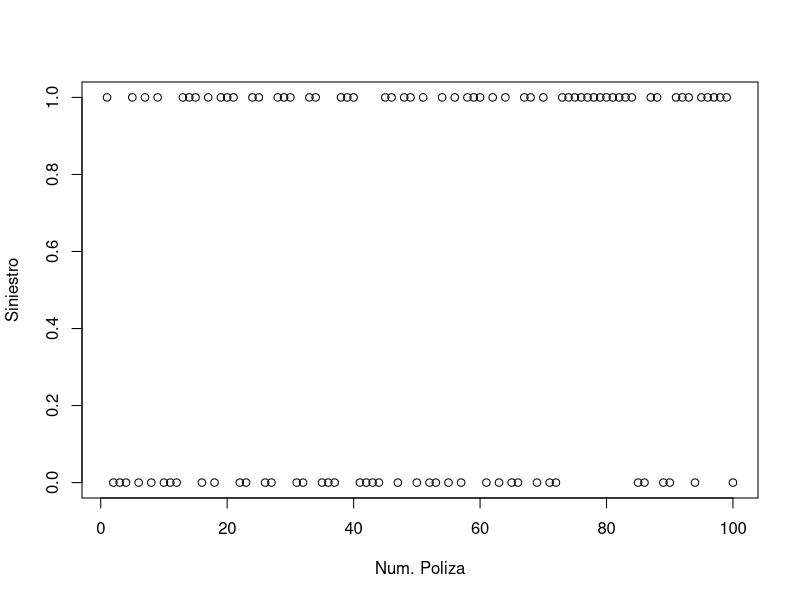
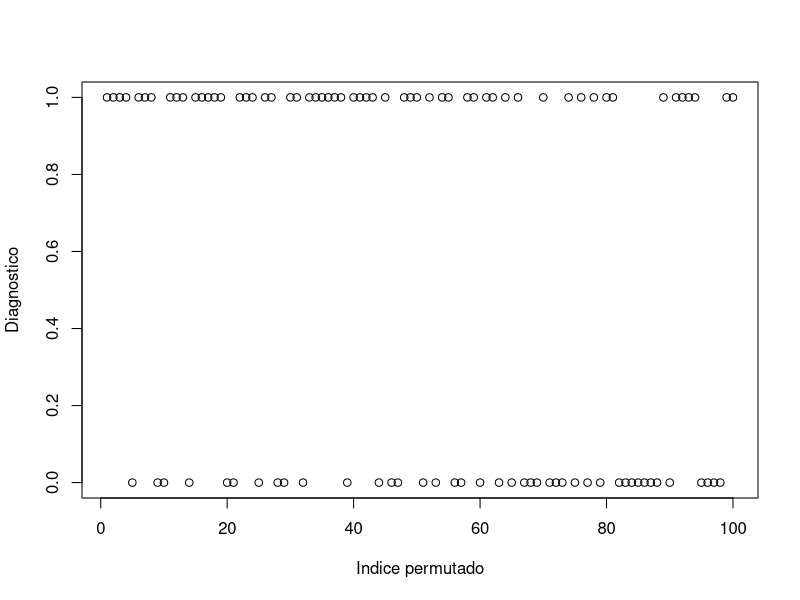
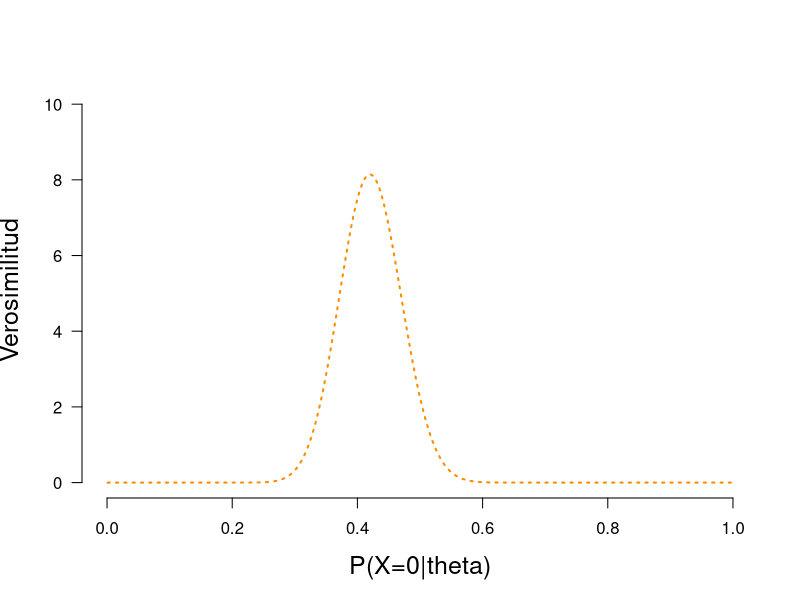
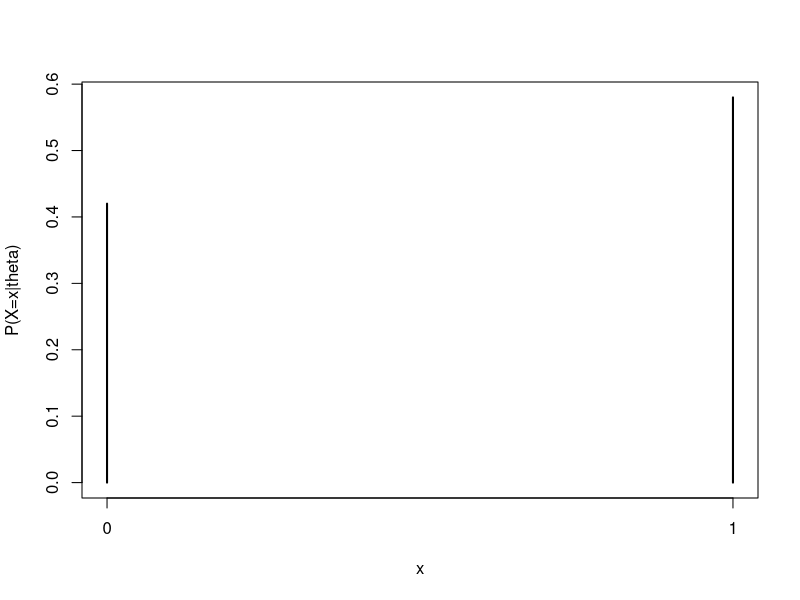
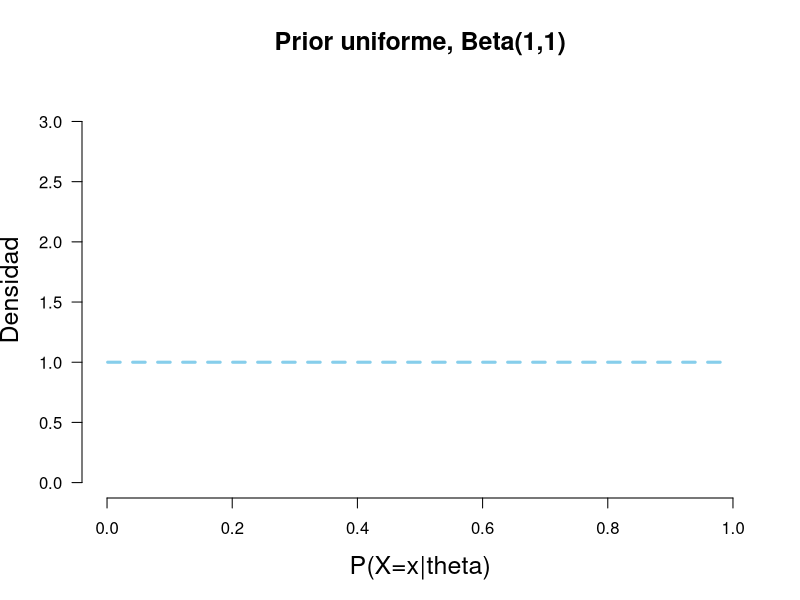
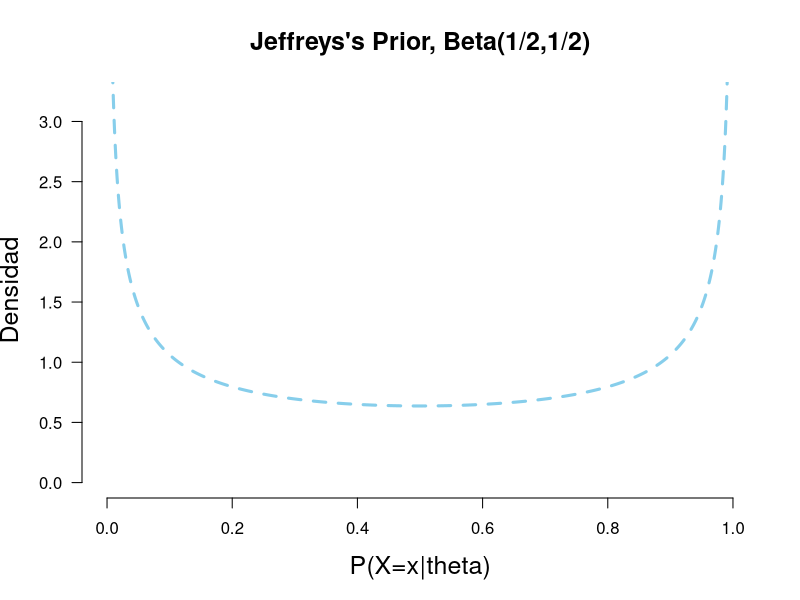
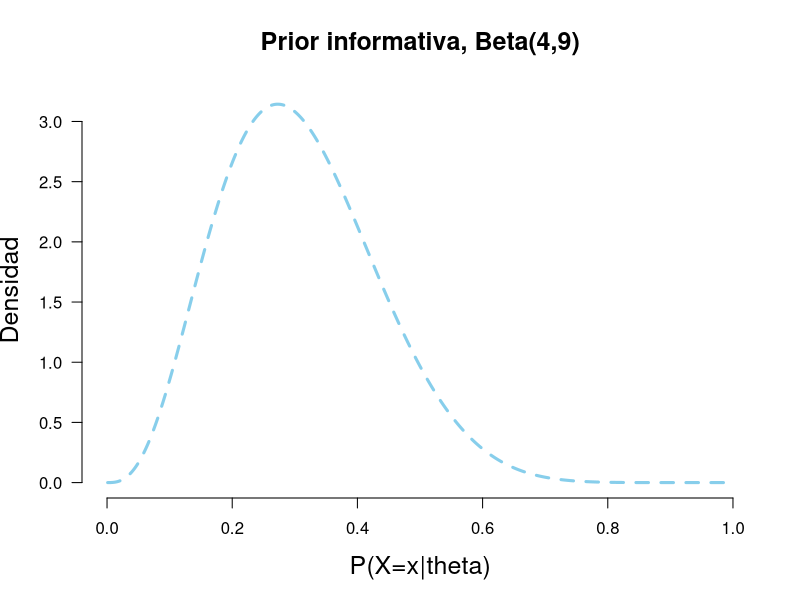
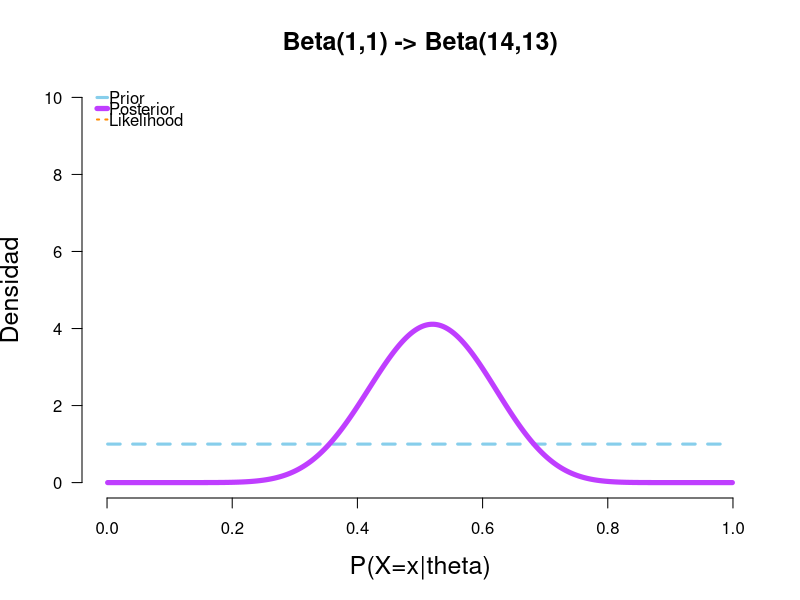

These charts were generated, in order, by the following R code:
## ---- chunk 1
shotData<- c(1, 0, 0, 0, 1, 0, 1, 0, 1, 0, 0, 0, 1, 1, 1, 0, 1, 0, 1, 1, 1, 0, 0, 1, 1, 0, 0,
             1, 1, 1, 0, 0, 1, 1, 0, 0, 0, 1, 1, 1, 0, 0, 0, 0, 1, 1, 0, 1, 1, 0, 1, 0, 0, 1,
             0, 1, 0, 1, 1, 1, 0, 1, 0, 1, 0, 0, 1, 1, 0, 1, 0, 0, 1, 1, 1, 1, 1, 1, 1, 1, 1,
             1, 1, 1, 0, 0, 1, 1, 0, 0, 1, 1, 1, 0, 1, 1, 1, 1, 1, 0)

table(shotData)
## ---- chunk 2
perm_init = function(n) {
  result = list(data = c(1:n), n = n)
  return(result)
}

perm_rnd = function(n) {
  result = perm_init(n)
  result$data = sample(1:n)
  return(result)
}
## ---- chunk 3
plot(shotData,xlab="Num. Poliza",ylab="Siniestro")

plot(shotData[perm_rnd(100)[[1]]],xlab="Indice permutado",ylab="Diagnostico")
## ---- chunk 4
x <- seq(.001, .999, .001)
y2 <- dbeta(x, 1 + 42, 1 + 58)

plot(x, y2, xlim=c(0,1), ylim=c(0, 1.25 * max(y2,1.6)), type = "l", 
     ylab= "Verosimilitud", lty = 3,
     xlab= "P(X=0|theta)", las=1, lwd=2,
     cex.lab=1.5, cex.main=1.5, col = "darkorange", axes=FALSE)
axis(1, at = seq(0,1,.2))
axis(2, las=1)
## ---- chunk 5
shotDatab <- table(shotData)/100
shotDatab
plot(shotDatab, ylab='P(X=x|theta)', xlab='x')
## ---- chunk 6
plot.beta <- function(PS = 1, PF = 1, k = 0, n = 0, null = NULL, CI = NULL, ymax = "auto", main = NULL) {
        
        x = seq(.001, .999, .001)
        y1 = dbeta(x, PS, PF)
        y3 = dbeta(x, PS + k, PF + n - k)
        y2 = dbeta(x, 1 + k, 1 + n - k)
        
        if(is.numeric(ymax) == T){
                y.max = ymax
        }        
        else(
                y.max = 1.25 * max(y1,y2,y3,1.6)
        )
        
        if(is.character(main) == T){
                Title = main
        }
        else(
                Title = "Prior-to-Posterior"
        )
        
        
        plot(x, y1, xlim=c(0,1), ylim=c(0, y.max), type = "l", ylab= "Densidad", lty = 2,
             xlab= "P(X=x|theta)", las=1, main= Title,lwd=3,
             cex.lab=1.5, cex.main=1.5, col = "skyblue", axes=FALSE)
        
        axis(1, at = seq(0,1,.2))
        axis(2, las=1)
        
        
        
        if(n != 0){
                lines(x, y2, type = "l", col = "darkorange", lwd = 2, lty = 3)
                lines(x, y3, type = "l", col = "darkorchid1", lwd = 5)
                legend("topleft", c("Prior", "Posterior", "Likelihood"), col = c("skyblue", "darkorchid1", "darkorange"), 
                       lty = c(2,1,3), lwd = c(3,5,2), bty = "n", y.intersp = .55, x.intersp = .1, seg.len=.7)
                
                ## adds null points on prior and posterior curve if null is specified and there is new data
                if(is.numeric(null) == T){
                        ## Adds points on the distributions at the null value if there is one and if there is new data
                        points(null, dbeta(null, PS, PF), pch = 21, bg = "blue", cex = 1.5)
                        points(null, dbeta(null, PS + k, PF + n - k), pch = 21, bg = "darkorchid", cex = 1.5)
                        abline(v=null, lty = 5, lwd = 1, col = "grey73")
                        ##lines(c(null,null),c(0,1.11*max(y1,y3,1.6))) other option for null line
                }
        }
        
        ##Specified CI% but no null? Calc and report only CI
        if(is.numeric(CI) == T && is.numeric(null) == F){
                CI.low <- qbeta((1-CI)/2, PS + k, PF + n - k)
                CI.high <- qbeta(1-(1-CI)/2, PS + k, PF + n - k)
                
                SEQlow<-seq(0, CI.low, .001)
                SEQhigh <- seq(CI.high, 1, .001)
                ##Adds shaded area for x% Posterior CIs
                cord.x <- c(0, SEQlow, CI.low) ##set up for shading
                cord.y <- c(0,dbeta(SEQlow,PS + k, PF + n - k),0) ##set up for shading
                polygon(cord.x,cord.y,col='orchid', lty= 3) ##shade left tail
                cord.xx <- c(CI.high, SEQhigh,1) 
                cord.yy <- c(0,dbeta(SEQhigh,PS + k, PF + n - k), 0)
                polygon(cord.xx,cord.yy,col='orchid', lty=3) ##shade right tail
                
                return( list( "Posterior CI lower" = round(CI.low,3), "Posterior CI upper" = round(CI.high,3)))
        }
        
        ##Specified null but not CI%? Calculate and report BF only 
        if(is.numeric(null) == T && is.numeric(CI) == F){
                null.H0 <- dbeta(null, PS, PF)
                null.H1 <- dbeta(null, PS + k, PF + n - k)
                CI.low <- qbeta((1-CI)/2, PS + k, PF + n - k)
                CI.high <- qbeta(1-(1-CI)/2, PS + k, PF + n - k)
                return( list("BF01 (in favor of H0)" = round(null.H1/null.H0,3), "BF10 (in favor of H1)" = round(null.H0/null.H1,3)
                ))
        }
        
        ##Specified both null and CI%? Calculate and report both
        if(is.numeric(null) == T && is.numeric(CI) == T){
                null.H0 <- dbeta(null, PS, PF)
                null.H1 <- dbeta(null, PS + k, PF + n - k)
                CI.low <- qbeta((1-CI)/2, PS + k, PF + n - k)
                CI.high <- qbeta(1-(1-CI)/2, PS + k, PF + n - k)
                
                SEQlow<-seq(0, CI.low, .001)
                SEQhigh <- seq(CI.high, 1, .001)
                ##Adds shaded area for x% Posterior CIs
                cord.x <- c(0, SEQlow, CI.low) ##set up for shading
                cord.y <- c(0,dbeta(SEQlow,PS + k, PF + n - k),0) ##set up for shading
                polygon(cord.x,cord.y,col='orchid', lty= 3) ##shade left tail
                cord.xx <- c(CI.high, SEQhigh,1) 
                cord.yy <- c(0,dbeta(SEQhigh,PS + k, PF + n - k), 0)
                polygon(cord.xx,cord.yy,col='orchid', lty=3) ##shade right tail
                
                return( list("BF01 (in favor of H0)" = round(null.H1/null.H0,3), "BF10 (in favor of H1)" = round(null.H0/null.H1,3),
                             "Posterior CI lower" = round(CI.low,3), "Posterior CI upper" = round(CI.high,3)))
        }
        
}
## ---- chunk 7
plot.beta(1,1,ymax=3.2,main="Prior uniforme, Beta(1,1)")
plot.beta(.5,.5,ymax=3.2,main="Jeffreys's Prior, Beta(1/2,1/2)")
plot.beta(4,9,ymax=3.2,main="Prior informativa, Beta(4,9)")

## ---- chunk 8
plot.beta(1,1,13,25,main="Beta(1,1) -> Beta(14,13)",ymax=10)
plot.beta(.5,.5,13,25,main="Beta(1/2,1/2) -> Beta(13.5,12.5)",ymax=10)
plot.beta(4,9,13,25,main="Beta(4,9) -> Beta(17,21)",ymax=10)
## ---- chunk 9
plot.beta(14,13,12,25,ymax=10,main="Beta(14,13) -> Beta(26,26)")
plot.beta(13.5,12.5,12,25,ymax=10,main="Beta(13.5,12.5) -> Beta(25.5,25.5)")
plot.beta(17,21,12,25,ymax=10,main="Beta(17,21) -> Beta(29,34)")
## ---- chunk 10
plot.beta(26,26,14,25,ymax=10,main="Beta(26,26) -> Beta(40,37)")
plot.beta(25.5,25.5,14,25,ymax=10,main="Beta(25.5,25.5) -> Beta(39.5,36.5)")
plot.beta(29,34,14,25,ymax=10,main="Beta(29,34) -> Beta(43,45)")
## ---- chunk 11
plot.beta(40,37,19,25,ymax=10,main="Beta(40,37) -> Beta(59,43)")
plot.beta(39.5,36.5,19,25,ymax=10,main="Beta(39.5,36.5) -> Beta(58.5,42.5)")
plot.beta(43,45,19,25,ymax=10,main="Beta(43,45) -> Beta(62,51)")
## ---- chunk 12
plot.beta(1,1,58,100,ymax=10,main="Beta(1,1) -> Beta(59,43)")
plot.beta(.5,.5,58,100,ymax=10,main="Beta(1/2,1/2) -> Beta(58.5,42.5)")
plot.beta(4,9,58,100,ymax=10,main="Beta(4,9) -> Beta(62,51)")
